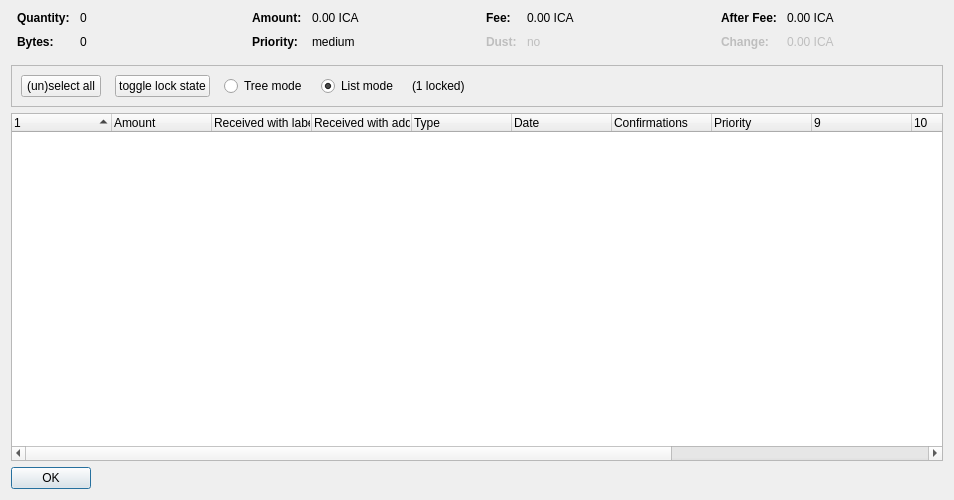
<?xml version="1.0" encoding="UTF-8"?>
<ui version="4.0">
 <class>CoinControlDialog</class>
 <widget class="QDialog" name="CoinControlDialog">
  <property name="geometry">
   <rect>
    <x>0</x>
    <y>0</y>
    <width>954</width>
    <height>500</height>
   </rect>
  </property>
  <property name="windowTitle">
   <string>Coin Selection</string>
  </property>
  <layout class="QVBoxLayout" name="verticalLayout">
   <item>
    <layout class="QHBoxLayout" name="horizontalLayoutTop" stretch="0,0,0,0">
     <property name="topMargin">
      <number>0</number>
     </property>
     <property name="bottomMargin">
      <number>10</number>
     </property>
     <item>
      <layout class="QFormLayout" name="formLayoutCoinControl1">
       <property name="horizontalSpacing">
        <number>10</number>
       </property>
       <property name="verticalSpacing">
        <number>10</number>
       </property>
       <property name="leftMargin">
        <number>6</number>
       </property>
       <property name="rightMargin">
        <number>6</number>
       </property>
       <item row="0" column="0">
        <widget class="QLabel" name="labelCoinControlQuantityText">
         <property name="font">
          <font>
           <weight>75</weight>
           <bold>true</bold>
          </font>
         </property>
         <property name="text">
          <string>Quantity:</string>
         </property>
        </widget>
       </item>
       <item row="0" column="1">
        <widget class="QLabel" name="labelCoinControlQuantity">
         <property name="cursor">
          <cursorShape>IBeamCursor</cursorShape>
         </property>
         <property name="contextMenuPolicy">
          <enum>Qt::ActionsContextMenu</enum>
         </property>
         <property name="text">
          <string notr="true">0</string>
         </property>
         <property name="textInteractionFlags">
          <set>Qt::LinksAccessibleByMouse|Qt::TextSelectableByKeyboard|Qt::TextSelectableByMouse</set>
         </property>
        </widget>
       </item>
       <item row="1" column="0">
        <widget class="QLabel" name="labelCoinControlBytesText">
         <property name="font">
          <font>
           <weight>75</weight>
           <bold>true</bold>
          </font>
         </property>
         <property name="text">
          <string>Bytes:</string>
         </property>
        </widget>
       </item>
       <item row="1" column="1">
        <widget class="QLabel" name="labelCoinControlBytes">
         <property name="cursor">
          <cursorShape>IBeamCursor</cursorShape>
         </property>
         <property name="contextMenuPolicy">
          <enum>Qt::ActionsContextMenu</enum>
         </property>
         <property name="text">
          <string notr="true">0</string>
         </property>
         <property name="textInteractionFlags">
          <set>Qt::LinksAccessibleByMouse|Qt::TextSelectableByKeyboard|Qt::TextSelectableByMouse</set>
         </property>
        </widget>
       </item>
      </layout>
     </item>
     <item>
      <layout class="QFormLayout" name="formLayoutCoinControl2">
       <property name="horizontalSpacing">
        <number>10</number>
       </property>
       <property name="verticalSpacing">
        <number>10</number>
       </property>
       <property name="leftMargin">
        <number>6</number>
       </property>
       <property name="rightMargin">
        <number>6</number>
       </property>
       <item row="0" column="0">
        <widget class="QLabel" name="labelCoinControlAmountText">
         <property name="font">
          <font>
           <weight>75</weight>
           <bold>true</bold>
          </font>
         </property>
         <property name="text">
          <string>Amount:</string>
         </property>
        </widget>
       </item>
       <item row="0" column="1">
        <widget class="QLabel" name="labelCoinControlAmount">
         <property name="cursor">
          <cursorShape>IBeamCursor</cursorShape>
         </property>
         <property name="contextMenuPolicy">
          <enum>Qt::ActionsContextMenu</enum>
         </property>
         <property name="text">
          <string notr="true">0.00 ICA</string>
         </property>
         <property name="textInteractionFlags">
          <set>Qt::LinksAccessibleByMouse|Qt::TextSelectableByKeyboard|Qt::TextSelectableByMouse</set>
         </property>
        </widget>
       </item>
       <item row="1" column="0">
        <widget class="QLabel" name="labelCoinControlPriorityText">
         <property name="font">
          <font>
           <weight>75</weight>
           <bold>true</bold>
          </font>
         </property>
         <property name="text">
          <string>Priority:</string>
         </property>
        </widget>
       </item>
       <item row="1" column="1">
        <widget class="QLabel" name="labelCoinControlPriority">
         <property name="cursor">
          <cursorShape>IBeamCursor</cursorShape>
         </property>
         <property name="contextMenuPolicy">
          <enum>Qt::ActionsContextMenu</enum>
         </property>
         <property name="text">
          <string>medium</string>
         </property>
         <property name="textInteractionFlags">
          <set>Qt::LinksAccessibleByMouse|Qt::TextSelectableByKeyboard|Qt::TextSelectableByMouse</set>
         </property>
        </widget>
       </item>
      </layout>
     </item>
     <item>
      <layout class="QFormLayout" name="formLayoutCoinControl3">
       <property name="horizontalSpacing">
        <number>10</number>
       </property>
       <property name="verticalSpacing">
        <number>10</number>
       </property>
       <property name="leftMargin">
        <number>6</number>
       </property>
       <property name="rightMargin">
        <number>6</number>
       </property>
       <item row="0" column="0">
        <widget class="QLabel" name="labelCoinControlFeeText">
         <property name="font">
          <font>
           <weight>75</weight>
           <bold>true</bold>
          </font>
         </property>
         <property name="text">
          <string>Fee:</string>
         </property>
        </widget>
       </item>
       <item row="0" column="1">
        <widget class="QLabel" name="labelCoinControlFee">
         <property name="cursor">
          <cursorShape>IBeamCursor</cursorShape>
         </property>
         <property name="contextMenuPolicy">
          <enum>Qt::ActionsContextMenu</enum>
         </property>
         <property name="text">
          <string notr="true">0.00 ICA</string>
         </property>
         <property name="textInteractionFlags">
          <set>Qt::LinksAccessibleByMouse|Qt::TextSelectableByKeyboard|Qt::TextSelectableByMouse</set>
         </property>
        </widget>
       </item>
       <item row="1" column="0">
        <widget class="QLabel" name="labelCoinControlLowOutputText">
         <property name="enabled">
          <bool>false</bool>
         </property>
         <property name="font">
          <font>
           <weight>75</weight>
           <bold>true</bold>
          </font>
         </property>
         <property name="text">
          <string>Dust:</string>
         </property>
        </widget>
       </item>
       <item row="1" column="1">
        <widget class="QLabel" name="labelCoinControlLowOutput">
         <property name="enabled">
          <bool>false</bool>
         </property>
         <property name="cursor">
          <cursorShape>IBeamCursor</cursorShape>
         </property>
         <property name="contextMenuPolicy">
          <enum>Qt::ActionsContextMenu</enum>
         </property>
         <property name="text">
          <string>no</string>
         </property>
         <property name="textInteractionFlags">
          <set>Qt::LinksAccessibleByMouse|Qt::TextSelectableByKeyboard|Qt::TextSelectableByMouse</set>
         </property>
        </widget>
       </item>
      </layout>
     </item>
     <item>
      <layout class="QFormLayout" name="formLayoutCoinControl4">
       <property name="horizontalSpacing">
        <number>10</number>
       </property>
       <property name="verticalSpacing">
        <number>10</number>
       </property>
       <property name="leftMargin">
        <number>6</number>
       </property>
       <property name="rightMargin">
        <number>6</number>
       </property>
       <item row="0" column="0">
        <widget class="QLabel" name="labelCoinControlAfterFeeText">
         <property name="font">
          <font>
           <weight>75</weight>
           <bold>true</bold>
          </font>
         </property>
         <property name="text">
          <string>After Fee:</string>
         </property>
        </widget>
       </item>
       <item row="0" column="1">
        <widget class="QLabel" name="labelCoinControlAfterFee">
         <property name="cursor">
          <cursorShape>IBeamCursor</cursorShape>
         </property>
         <property name="contextMenuPolicy">
          <enum>Qt::ActionsContextMenu</enum>
         </property>
         <property name="text">
          <string notr="true">0.00 ICA</string>
         </property>
         <property name="textInteractionFlags">
          <set>Qt::LinksAccessibleByMouse|Qt::TextSelectableByKeyboard|Qt::TextSelectableByMouse</set>
         </property>
        </widget>
       </item>
       <item row="1" column="0">
        <widget class="QLabel" name="labelCoinControlChangeText">
         <property name="enabled">
          <bool>false</bool>
         </property>
         <property name="font">
          <font>
           <weight>75</weight>
           <bold>true</bold>
          </font>
         </property>
         <property name="text">
          <string>Change:</string>
         </property>
        </widget>
       </item>
       <item row="1" column="1">
        <widget class="QLabel" name="labelCoinControlChange">
         <property name="enabled">
          <bool>false</bool>
         </property>
         <property name="cursor">
          <cursorShape>IBeamCursor</cursorShape>
         </property>
         <property name="contextMenuPolicy">
          <enum>Qt::ActionsContextMenu</enum>
         </property>
         <property name="text">
          <string notr="true">0.00 ICA</string>
         </property>
         <property name="textInteractionFlags">
          <set>Qt::LinksAccessibleByMouse|Qt::TextSelectableByKeyboard|Qt::TextSelectableByMouse</set>
         </property>
        </widget>
       </item>
      </layout>
     </item>
    </layout>
   </item>
   <item>
    <widget class="QFrame" name="frame">
     <property name="minimumSize">
      <size>
       <width>0</width>
       <height>40</height>
      </size>
     </property>
     <property name="frameShape">
      <enum>QFrame::StyledPanel</enum>
     </property>
     <property name="frameShadow">
      <enum>QFrame::Sunken</enum>
     </property>
     <layout class="QHBoxLayout" name="horizontalLayout">
      <item>
       <layout class="QHBoxLayout" name="horizontalLayoutPanel" stretch="0,0,0,0,0,0">
        <property name="spacing">
         <number>14</number>
        </property>
        <item>
         <widget class="QPushButton" name="pushButtonSelectAll">
          <property name="sizePolicy">
           <sizepolicy hsizetype="Maximum" vsizetype="Fixed">
            <horstretch>0</horstretch>
            <verstretch>0</verstretch>
           </sizepolicy>
          </property>
          <property name="text">
           <string>(un)select all</string>
          </property>
          <property name="autoDefault">
           <bool>false</bool>
          </property>
         </widget>
        </item>
        <item>
         <widget class="QPushButton" name="pushButtonToggleLock">
          <property name="sizePolicy">
           <sizepolicy hsizetype="Maximum" vsizetype="Fixed">
            <horstretch>0</horstretch>
            <verstretch>0</verstretch>
           </sizepolicy>
          </property>
          <property name="text">
           <string>toggle lock state</string>
          </property>
          <property name="autoDefault">
           <bool>false</bool>
          </property>
         </widget>
        </item>
        <item>
         <widget class="QRadioButton" name="radioTreeMode">
          <property name="sizePolicy">
           <sizepolicy hsizetype="Maximum" vsizetype="Fixed">
            <horstretch>0</horstretch>
            <verstretch>0</verstretch>
           </sizepolicy>
          </property>
          <property name="text">
           <string>Tree mode</string>
          </property>
         </widget>
        </item>
        <item>
         <widget class="QRadioButton" name="radioListMode">
          <property name="sizePolicy">
           <sizepolicy hsizetype="Maximum" vsizetype="Fixed">
            <horstretch>0</horstretch>
            <verstretch>0</verstretch>
           </sizepolicy>
          </property>
          <property name="text">
           <string>List mode</string>
          </property>
          <property name="checked">
           <bool>true</bool>
          </property>
         </widget>
        </item>
        <item>
         <widget class="QLabel" name="labelLocked">
          <property name="text">
           <string>(1 locked)</string>
          </property>
         </widget>
        </item>
        <item>
         <spacer name="horizontalSpacer">
          <property name="orientation">
           <enum>Qt::Horizontal</enum>
          </property>
          <property name="sizeHint" stdset="0">
           <size>
            <width>40</width>
            <height>20</height>
           </size>
          </property>
         </spacer>
        </item>
       </layout>
      </item>
     </layout>
    </widget>
   </item>
   <item>
    <widget class="CoinControlTreeWidget" name="treeWidget">
     <property name="contextMenuPolicy">
      <enum>Qt::CustomContextMenu</enum>
     </property>
     <property name="sortingEnabled">
      <bool>false</bool>
     </property>
     <property name="columnCount">
      <number>13</number>
     </property>
     <attribute name="headerShowSortIndicator" stdset="0">
      <bool>true</bool>
     </attribute>
     <attribute name="headerStretchLastSection">
      <bool>false</bool>
     </attribute>
     <column>
      <property name="text">
       <string/>
      </property>
     </column>
     <column>
      <property name="text">
       <string>Amount</string>
      </property>
     </column>
     <column>
      <property name="text">
       <string>Received with label</string>
      </property>
     </column>
     <column>
      <property name="text">
       <string>Received with address</string>
      </property>
     </column>
     <column>
      <property name="text">
       <string>Type</string>
      </property>
     </column>
     <column>
      <property name="text">
       <string>Date</string>
      </property>
     </column>
     <column>
      <property name="text">
       <string>Confirmations</string>
      </property>
      <property name="toolTip">
       <string>Confirmed</string>
      </property>
     </column>
     <column>
      <property name="text">
       <string>Priority</string>
      </property>
     </column>
     <column>
      <property name="text">
       <string/>
      </property>
     </column>
     <column>
      <property name="text">
       <string/>
      </property>
     </column>
     <column>
      <property name="text">
       <string/>
      </property>
     </column>
     <column>
      <property name="text">
       <string/>
      </property>
     </column>
     <column>
      <property name="text">
       <string/>
      </property>
     </column>
    </widget>
   </item>
   <item>
    <widget class="QDialogButtonBox" name="buttonBox">
     <property name="sizePolicy">
      <sizepolicy hsizetype="Maximum" vsizetype="Fixed">
       <horstretch>0</horstretch>
       <verstretch>0</verstretch>
      </sizepolicy>
     </property>
     <property name="orientation">
      <enum>Qt::Horizontal</enum>
     </property>
     <property name="standardButtons">
      <set>QDialogButtonBox::Ok</set>
     </property>
    </widget>
   </item>
  </layout>
 </widget>
 <customwidgets>
  <customwidget>
   <class>CoinControlTreeWidget</class>
   <extends>QTreeWidget</extends>
   <header>coincontroltreewidget.h</header>
  </customwidget>
 </customwidgets>
 <resources/>
 <connections/>
</ui>
